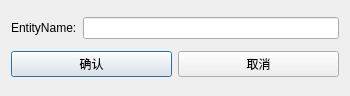
<?xml version="1.0" encoding="UTF-8"?>
<ui version="4.0">
 <class>ExportInfoWidget</class>
 <widget class="QDialog" name="ExportInfoWidget">
  <property name="geometry">
   <rect>
    <x>0</x>
    <y>0</y>
    <width>350</width>
    <height>96</height>
   </rect>
  </property>
  <property name="windowTitle">
   <string>ExportInfoWidget</string>
  </property>
  <layout class="QVBoxLayout" name="verticalLayout">
   <item>
    <layout class="QHBoxLayout" name="horizontalLayout_2">
     <item>
      <widget class="QLabel" name="label">
       <property name="text">
        <string>EntityName:</string>
       </property>
      </widget>
     </item>
     <item>
      <widget class="QLineEdit" name="lineEdit_entityName"/>
     </item>
    </layout>
   </item>
   <item>
    <layout class="QHBoxLayout" name="horizontalLayout_3">
     <item>
      <widget class="QPushButton" name="pushButton_OK">
       <property name="text">
        <string>确认</string>
       </property>
      </widget>
     </item>
     <item>
      <widget class="QPushButton" name="pushButton_Cancel">
       <property name="text">
        <string>取消</string>
       </property>
      </widget>
     </item>
    </layout>
   </item>
  </layout>
 </widget>
 <layoutdefault spacing="6" margin="11"/>
 <resources/>
 <connections/>
</ui>
